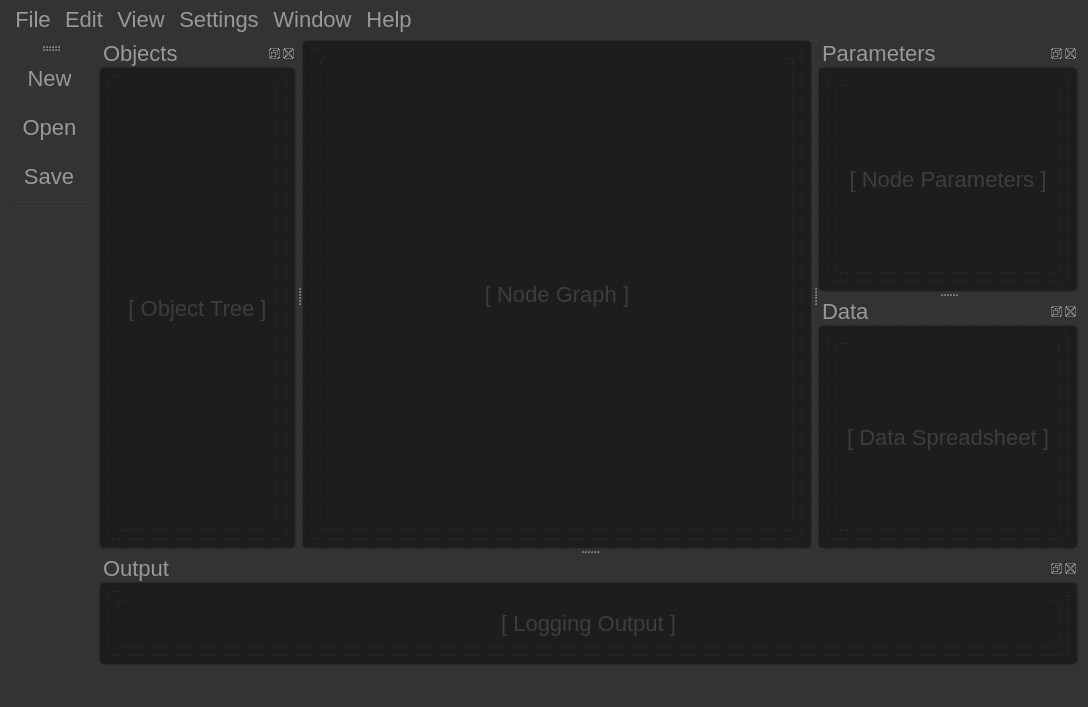
<?xml version="1.0" encoding="UTF-8"?>
<ui version="4.0">
 <author>Danger</author>
 <class>MainWindow</class>
 <widget class="QMainWindow" name="MainWindow">
  <property name="geometry">
   <rect>
    <x>0</x>
    <y>0</y>
    <width>1088</width>
    <height>707</height>
   </rect>
  </property>
  <property name="sizePolicy">
   <sizepolicy hsizetype="Preferred" vsizetype="Preferred">
    <horstretch>0</horstretch>
    <verstretch>0</verstretch>
   </sizepolicy>
  </property>
  <property name="minimumSize">
   <size>
    <width>640</width>
    <height>480</height>
   </size>
  </property>
  <property name="windowTitle">
   <string>OctoShot</string>
  </property>
  <property name="windowIcon">
   <iconset resource="resources.qrc">
    <normaloff>:/icons/octotools/octo-tools.svg</normaloff>:/icons/octotools/octo-tools.svg</iconset>
  </property>
  <property name="layoutDirection">
   <enum>Qt::LeftToRight</enum>
  </property>
  <property name="styleSheet">
   <string notr="true">padding:5px; color:#999999; margin-top:0px; margin-bottom:0px; border:0px solid #111111; border-radius:5px; background-color:#333333; font-size: 22px</string>
  </property>
  <property name="documentMode">
   <bool>false</bool>
  </property>
  <property name="dockOptions">
   <set>QMainWindow::AllowNestedDocks|QMainWindow::AllowTabbedDocks|QMainWindow::AnimatedDocks</set>
  </property>
  <property name="unifiedTitleAndToolBarOnMac">
   <bool>false</bool>
  </property>
  <widget class="QWidget" name="centralwidget">
   <property name="acceptDrops">
    <bool>true</bool>
   </property>
   <property name="statusTip">
    <string>Node Graph</string>
   </property>
   <property name="autoFillBackground">
    <bool>false</bool>
   </property>
   <property name="styleSheet">
    <string notr="true">background-color:#1d1d1d; color:#3d3d3d;padding:10px; border:1px dashed #333;</string>
   </property>
   <layout class="QVBoxLayout" name="verticalLayout_4">
    <item>
     <widget class="QWidget" name="widget_5" native="true">
      <layout class="QVBoxLayout" name="verticalLayout_10">
       <item>
        <widget class="QLabel" name="label_3">
         <property name="minimumSize">
          <size>
           <width>24</width>
           <height>24</height>
          </size>
         </property>
         <property name="text">
          <string>[ Node Graph ]</string>
         </property>
         <property name="scaledContents">
          <bool>true</bool>
         </property>
         <property name="alignment">
          <set>Qt::AlignCenter</set>
         </property>
         <property name="wordWrap">
          <bool>false</bool>
         </property>
         <property name="indent">
          <number>0</number>
         </property>
         <property name="openExternalLinks">
          <bool>false</bool>
         </property>
        </widget>
       </item>
      </layout>
     </widget>
    </item>
   </layout>
  </widget>
  <widget class="QStatusBar" name="Status">
   <property name="styleSheet">
    <string notr="true">padding:10px</string>
   </property>
  </widget>
  <widget class="QToolBar" name="ToolBar">
   <property name="sizePolicy">
    <sizepolicy hsizetype="Fixed" vsizetype="Preferred">
     <horstretch>0</horstretch>
     <verstretch>0</verstretch>
    </sizepolicy>
   </property>
   <property name="minimumSize">
    <size>
     <width>0</width>
     <height>0</height>
    </size>
   </property>
   <property name="windowTitle">
    <string>toolBar</string>
   </property>
   <property name="statusTip">
    <string>Tool Bar</string>
   </property>
   <property name="styleSheet">
    <string notr="true">padding:10px;</string>
   </property>
   <property name="iconSize">
    <size>
     <width>30</width>
     <height>30</height>
    </size>
   </property>
   <property name="toolButtonStyle">
    <enum>Qt::ToolButtonIconOnly</enum>
   </property>
   <property name="floatable">
    <bool>false</bool>
   </property>
   <attribute name="toolBarArea">
    <enum>LeftToolBarArea</enum>
   </attribute>
   <attribute name="toolBarBreak">
    <bool>false</bool>
   </attribute>
   <addaction name="actionNew"/>
   <addaction name="actionOpen"/>
   <addaction name="actionSave"/>
   <addaction name="separator"/>
   <addaction name="separator"/>
  </widget>
  <widget class="QDockWidget" name="dockWidget">
   <property name="cursor">
    <cursorShape>SizeAllCursor</cursorShape>
   </property>
   <property name="windowIcon">
    <iconset resource="resources.qrc">
     <normaloff>:/icons/svg/material/outlined/Editor/table_chart.svg</normaloff>:/icons/svg/material/outlined/Editor/table_chart.svg</iconset>
   </property>
   <property name="statusTip">
    <string>Object Tree</string>
   </property>
   <property name="styleSheet">
    <string notr="true">padding:10px; border:1px dashed #333;</string>
   </property>
   <property name="floating">
    <bool>false</bool>
   </property>
   <property name="features">
    <set>QDockWidget::AllDockWidgetFeatures</set>
   </property>
   <property name="windowTitle">
    <string>Objects</string>
   </property>
   <attribute name="dockWidgetArea">
    <number>1</number>
   </attribute>
   <widget class="QWidget" name="dockWidgetContents">
    <property name="cursor">
     <cursorShape>ArrowCursor</cursorShape>
    </property>
    <property name="styleSheet">
     <string notr="true">background-color:#1d1d1d; color:#3d3d3d;</string>
    </property>
    <layout class="QVBoxLayout" name="verticalLayout">
     <item>
      <widget class="QWidget" name="widget" native="true">
       <property name="focusPolicy">
        <enum>Qt::NoFocus</enum>
       </property>
       <property name="styleSheet">
        <string notr="true"/>
       </property>
       <layout class="QVBoxLayout" name="verticalLayout_2">
        <item>
         <widget class="QLabel" name="label_4">
          <property name="text">
           <string>[ Object Tree ]</string>
          </property>
          <property name="alignment">
           <set>Qt::AlignCenter</set>
          </property>
         </widget>
        </item>
       </layout>
      </widget>
     </item>
    </layout>
   </widget>
  </widget>
  <widget class="QDockWidget" name="dockWidget_2">
   <property name="cursor">
    <cursorShape>SizeAllCursor</cursorShape>
   </property>
   <property name="statusTip">
    <string>Node Parameters</string>
   </property>
   <property name="styleSheet">
    <string notr="true">padding:10px; border:1px dashed #333;</string>
   </property>
   <property name="windowTitle">
    <string>Parameters</string>
   </property>
   <attribute name="dockWidgetArea">
    <number>2</number>
   </attribute>
   <widget class="QWidget" name="dockWidgetContents_3">
    <property name="cursor">
     <cursorShape>ArrowCursor</cursorShape>
    </property>
    <property name="styleSheet">
     <string notr="true">background-color:#1d1d1d; color:#3d3d3d;</string>
    </property>
    <layout class="QVBoxLayout" name="verticalLayout_3">
     <item>
      <widget class="QWidget" name="widget_2" native="true">
       <layout class="QVBoxLayout" name="verticalLayout_8">
        <item>
         <widget class="QLabel" name="label">
          <property name="text">
           <string>[ Node Parameters ]</string>
          </property>
          <property name="alignment">
           <set>Qt::AlignCenter</set>
          </property>
         </widget>
        </item>
       </layout>
      </widget>
     </item>
    </layout>
   </widget>
  </widget>
  <widget class="QDockWidget" name="dockWidget_3">
   <property name="cursor">
    <cursorShape>SizeAllCursor</cursorShape>
   </property>
   <property name="statusTip">
    <string>Output Log</string>
   </property>
   <property name="autoFillBackground">
    <bool>false</bool>
   </property>
   <property name="styleSheet">
    <string notr="true">padding:10px; border:1px dashed #333;</string>
   </property>
   <property name="windowTitle">
    <string>Output</string>
   </property>
   <attribute name="dockWidgetArea">
    <number>8</number>
   </attribute>
   <widget class="QWidget" name="dockWidgetContents_4">
    <property name="cursor">
     <cursorShape>ArrowCursor</cursorShape>
    </property>
    <property name="styleSheet">
     <string notr="true">background-color:#1d1d1d; color:#3d3d3d;</string>
    </property>
    <layout class="QVBoxLayout" name="verticalLayout_7">
     <item>
      <widget class="QWidget" name="widget_4" native="true">
       <layout class="QVBoxLayout" name="verticalLayout_9">
        <item>
         <widget class="QLabel" name="label_2">
          <property name="text">
           <string>[ Logging Output ]</string>
          </property>
          <property name="alignment">
           <set>Qt::AlignCenter</set>
          </property>
         </widget>
        </item>
       </layout>
      </widget>
     </item>
    </layout>
   </widget>
  </widget>
  <widget class="QDockWidget" name="dockWidget_4">
   <property name="cursor">
    <cursorShape>SizeAllCursor</cursorShape>
   </property>
   <property name="statusTip">
    <string>Data Spreadsheet</string>
   </property>
   <property name="styleSheet">
    <string notr="true">padding:10px; border:1px dashed #333;</string>
   </property>
   <property name="windowTitle">
    <string extracomment="choice as">Data </string>
   </property>
   <attribute name="dockWidgetArea">
    <number>2</number>
   </attribute>
   <widget class="QWidget" name="dockWidgetContents_5">
    <property name="cursor">
     <cursorShape>ArrowCursor</cursorShape>
    </property>
    <property name="styleSheet">
     <string notr="true">background-color:#1d1d1d; color:#3d3d3d;</string>
    </property>
    <layout class="QVBoxLayout" name="verticalLayout_5">
     <item>
      <widget class="QWidget" name="widget_3" native="true">
       <layout class="QVBoxLayout" name="verticalLayout_6">
        <item>
         <widget class="QLabel" name="label_5">
          <property name="text">
           <string>[ Data Spreadsheet ]</string>
          </property>
          <property name="alignment">
           <set>Qt::AlignCenter</set>
          </property>
         </widget>
        </item>
       </layout>
      </widget>
     </item>
    </layout>
   </widget>
  </widget>
  <widget class="QToolBar" name="RightToolBar">
   <property name="maximumSize">
    <size>
     <width>10</width>
     <height>10</height>
    </size>
   </property>
   <property name="windowTitle">
    <string>toolBar</string>
   </property>
   <property name="styleSheet">
    <string notr="true">padding:0px</string>
   </property>
   <property name="movable">
    <bool>false</bool>
   </property>
   <attribute name="toolBarArea">
    <enum>RightToolBarArea</enum>
   </attribute>
   <attribute name="toolBarBreak">
    <bool>false</bool>
   </attribute>
  </widget>
  <widget class="QMenuBar" name="menuBar">
   <property name="geometry">
    <rect>
     <x>0</x>
     <y>0</y>
     <width>1088</width>
     <height>46</height>
    </rect>
   </property>
   <widget class="QMenu" name="menuFile">
    <property name="title">
     <string>File</string>
    </property>
    <addaction name="actionOpen_2"/>
    <addaction name="actionOpen_3"/>
    <addaction name="actionSave_2"/>
    <addaction name="actionQuit"/>
   </widget>
   <widget class="QMenu" name="menuEdit">
    <property name="title">
     <string>Edit</string>
    </property>
   </widget>
   <widget class="QMenu" name="menuView">
    <property name="title">
     <string>View</string>
    </property>
   </widget>
   <widget class="QMenu" name="menuSettings">
    <property name="title">
     <string>Settings</string>
    </property>
   </widget>
   <widget class="QMenu" name="menuWindow">
    <property name="title">
     <string>Window</string>
    </property>
   </widget>
   <widget class="QMenu" name="menuHelp">
    <property name="title">
     <string>Help</string>
    </property>
    <addaction name="actionAbout"/>
   </widget>
   <addaction name="menuFile"/>
   <addaction name="menuEdit"/>
   <addaction name="menuView"/>
   <addaction name="menuSettings"/>
   <addaction name="menuWindow"/>
   <addaction name="menuHelp"/>
  </widget>
  <action name="actionNew">
   <property name="icon">
    <iconset resource="resources.qrc">
     <normaloff>:/icons/octotools/task.svg</normaloff>:/icons/octotools/task.svg</iconset>
   </property>
   <property name="text">
    <string>New</string>
   </property>
   <property name="statusTip">
    <string>New File</string>
   </property>
  </action>
  <action name="actionOpen">
   <property name="icon">
    <iconset resource="resources.qrc">
     <normaloff>:/icons/octotools/folder_02.svg</normaloff>:/icons/octotools/folder_02.svg</iconset>
   </property>
   <property name="text">
    <string>Open</string>
   </property>
   <property name="statusTip">
    <string>Open File</string>
   </property>
  </action>
  <action name="actionSave">
   <property name="icon">
    <iconset resource="resources.qrc">
     <normaloff>:/icons/octotools/floppy-disk.svg</normaloff>:/icons/octotools/floppy-disk.svg</iconset>
   </property>
   <property name="text">
    <string>Save</string>
   </property>
   <property name="statusTip">
    <string>Save File</string>
   </property>
  </action>
  <action name="actionSave_As">
   <property name="icon">
    <iconset resource="resources.qrc">
     <normaloff>:/icons/svg/material/outlined/Content/save.svg</normaloff>:/icons/svg/material/outlined/Content/save.svg</iconset>
   </property>
   <property name="text">
    <string>Save As</string>
   </property>
   <property name="statusTip">
    <string>Save File As...</string>
   </property>
  </action>
  <action name="actionRecent_File">
   <property name="icon">
    <iconset resource="resources.qrc">
     <normaloff>:/icons/svg/material/TwoTone/Image/timelapse.svg</normaloff>:/icons/svg/material/TwoTone/Image/timelapse.svg</iconset>
   </property>
   <property name="text">
    <string>Recent File 01</string>
   </property>
  </action>
  <action name="actionRecent_File_02">
   <property name="icon">
    <iconset resource="resources.qrc">
     <normaloff>:/icons/svg/material/TwoTone/Image/timelapse.svg</normaloff>:/icons/svg/material/TwoTone/Image/timelapse.svg</iconset>
   </property>
   <property name="text">
    <string>Recent File 02</string>
   </property>
  </action>
  <action name="actionRecent_File_03">
   <property name="icon">
    <iconset resource="resources.qrc">
     <normaloff>:/icons/svg/material/TwoTone/Image/timelapse.svg</normaloff>:/icons/svg/material/TwoTone/Image/timelapse.svg</iconset>
   </property>
   <property name="text">
    <string>Recent File 03</string>
   </property>
  </action>
  <action name="actionMode">
   <property name="checkable">
    <bool>true</bool>
   </property>
   <property name="icon">
    <iconset resource="resources.qrc">
     <normaloff>:/icons/svg/material/outlined/Toggle/toggle_off.svg</normaloff>
     <normalon>:/icons/svg/material/outlined/Toggle/toggle_on.svg</normalon>:/icons/svg/material/outlined/Toggle/toggle_off.svg</iconset>
   </property>
   <property name="text">
    <string>Mode</string>
   </property>
   <property name="toolTip">
    <string>Mode</string>
   </property>
   <property name="statusTip">
    <string>View Mode Switch</string>
   </property>
  </action>
  <action name="actionObjects">
   <property name="checkable">
    <bool>true</bool>
   </property>
   <property name="icon">
    <iconset resource="resources.qrc">
     <normaloff>:/icons/svg/material/TwoTone/Content/font_download.svg</normaloff>:/icons/svg/material/TwoTone/Content/font_download.svg</iconset>
   </property>
   <property name="text">
    <string>Objects</string>
   </property>
  </action>
  <action name="actionParameters">
   <property name="checkable">
    <bool>true</bool>
   </property>
   <property name="text">
    <string>Parameters</string>
   </property>
  </action>
  <action name="actionData_Spreadsheet">
   <property name="checkable">
    <bool>true</bool>
   </property>
   <property name="text">
    <string>Data Spreadsheet</string>
   </property>
  </action>
  <action name="actionOutput_Log">
   <property name="checkable">
    <bool>true</bool>
   </property>
   <property name="text">
    <string>Output Log</string>
   </property>
  </action>
  <action name="actionFile">
   <property name="text">
    <string>File</string>
   </property>
   <property name="toolTip">
    <string>File</string>
   </property>
  </action>
  <action name="actionlogo">
   <property name="icon">
    <iconset resource="resources.qrc">
     <normaloff>:/icons/octotools/octo-tools.svg</normaloff>:/icons/octotools/octo-tools.svg</iconset>
   </property>
   <property name="text">
    <string/>
   </property>
  </action>
  <action name="actionEdit">
   <property name="text">
    <string>Edit</string>
   </property>
   <property name="toolTip">
    <string>Edit</string>
   </property>
  </action>
  <action name="actionView">
   <property name="text">
    <string>View</string>
   </property>
   <property name="toolTip">
    <string>File</string>
   </property>
  </action>
  <action name="actionSettings">
   <property name="text">
    <string>Settings</string>
   </property>
  </action>
  <action name="actionWindow">
   <property name="text">
    <string>Window</string>
   </property>
  </action>
  <action name="actionHelp">
   <property name="text">
    <string>Help</string>
   </property>
  </action>
  <action name="actionMaximize">
   <property name="icon">
    <iconset resource="resources.qrc">
     <normaloff>:/icons/svg/material/outlined/Image/crop_din.svg</normaloff>:/icons/svg/material/outlined/Image/crop_din.svg</iconset>
   </property>
   <property name="text">
    <string>Maximize</string>
   </property>
  </action>
  <action name="actionMinimize">
   <property name="icon">
    <iconset resource="resources.qrc">
     <normaloff>:/icons/svg/material/TwoTone/Content/remove.svg</normaloff>:/icons/svg/material/TwoTone/Content/remove.svg</iconset>
   </property>
   <property name="text">
    <string>Minimize</string>
   </property>
  </action>
  <action name="actionClose">
   <property name="icon">
    <iconset resource="resources.qrc">
     <normaloff>:/icons/svg/material/TwoTone/Navigation/close.svg</normaloff>:/icons/svg/material/TwoTone/Navigation/close.svg</iconset>
   </property>
   <property name="text">
    <string>Close</string>
   </property>
  </action>
  <action name="actionOpen_2">
   <property name="text">
    <string>New</string>
   </property>
  </action>
  <action name="actionOpen_3">
   <property name="text">
    <string>Open</string>
   </property>
  </action>
  <action name="actionSave_2">
   <property name="text">
    <string>Save</string>
   </property>
  </action>
  <action name="actionQuit">
   <property name="text">
    <string>Quit</string>
   </property>
  </action>
  <action name="actionAbout">
   <property name="text">
    <string>About</string>
   </property>
  </action>
 </widget>
 <resources>
  <include location="resources.qrc"/>
 </resources>
 <connections/>
</ui>
